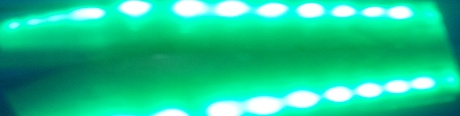
#> input picture Sinkers-20210729T213704Z-001/Sinkers/Sinkers-0.7/data/green_buoy_pool_img.jpg, 460 x 116 px
$ python -i camera_util.py   (imports and definitions only)   (older library calls are emulated)
#> lines starting #> are read from the running program, lines starting #| are printed output that depends on the picture; after the words box and inside, x2 and y2 are one past the last pixel; in counts of white or black regions, pixels touching at a corner belong together
#> further down, picture is the input picture: shape (116, 460, 3); mean B, G, R 144.9, 198, 27.6
import numpy as np
import cv2
import matplotlib.pyplot as plt
import math

def sensor_position(pix_x, pix_y, res_x=640, res_y=480):
    x = 3.68
    y = 2.76
    sensor_pos_x_pixel = pix_x - res_x / 2
    sensor_pos_y_pixel = pix_y - res_y / 2
    sensor_pos_x = round(sensor_pos_x_pixel * x / res_x, 5)
    sensor_pos_y = round(sensor_pos_y_pixel * y / res_y, 5)
    return (sensor_pos_x, sensor_pos_y)


def get_angles(sensor_pos):
    sensor_pos_x, sensor_pos_y = sensor_pos
    f = 3.04
    horizontal_angle = np.arctan2(sensor_pos_x, f) * 180 / np.pi
    vertical_angle = np.arctan2(sensor_pos_y, f) * 180 / np.pi
    if not math.isnan(horizontal_angle):
        return round(horizontal_angle, 2)
    return None

def contouring(obs, thresh):
    if np.max(obs) <= 0:
        return [], []
    obs = obs * 255/np.max(obs)
    img8 = obs.astype(np.uint8)
    thresh, img_out = cv2.threshold(img8, thresh, 255, cv2.THRESH_BINARY)
    if cv2.__version__ == '3.2.0':
        _, contours, hierarchy = cv2.findContours(img_out, cv2.RETR_EXTERNAL, cv2.CHAIN_APPROX_NONE)
    else:
        contours, hierarchy = cv2.findContours(img_out, cv2.RETR_EXTERNAL, cv2.CHAIN_APPROX_NONE)
    centers = []
    angles = []
    for contour in contours:
        center = np.mean(contour, axis = 0)[0,:]
        centers.append(center)
        sensor_pos = sensor_position(center[0], center[1])
        angle = get_angles(sensor_pos)
        angles.append(angle)
    return centers, angles

def detect_buoys(img):
    if img is None:
        return [],[]

    img = np.flip(img, axis=2)

    g_angles = []
    r_angles = []
    g_center = []
    r_center = []
    img = cv2.boxFilter(img, -1, (6, 6))

    rfilt = img[:, :, 0]
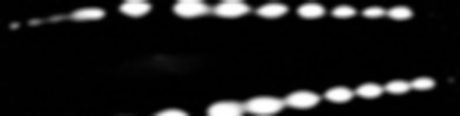
#> rfilt: shape (116, 460); min 0, max 255, mean 27.6
    gfilt = img[:, :, 1]
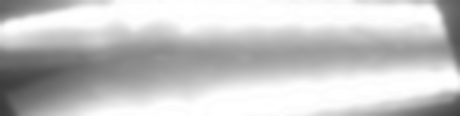
#> gfilt: shape (116, 460); min 59, max 255, mean 198.1
    bfilt = img[:, :, 2]
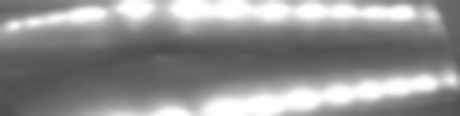
#> bfilt: shape (116, 460); min 76, max 255, mean 145

    img_thresh_red_g = np.logical_and(rfilt > 12, rfilt < 40)
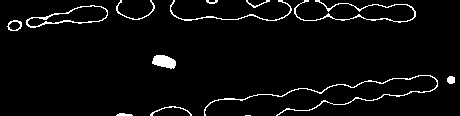
#> img_thresh_red_g: shape (116, 460) bool; 3.9% white in thin lines or dots
    img_thresh_green_g = np.logical_and(gfilt > 110, gfilt < 255)
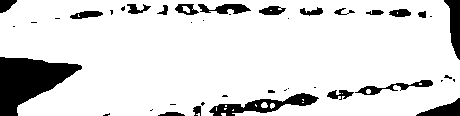
#> img_thresh_green_g: shape (116, 460) bool; 87% white; 42 black regions (22 under 20 px), largest, box (x1, y1, x2, y2) and area: (0, 57, 82, 116) 2743, (209, 93, 319, 116) 949, (444, 0, 460, 60) 536
    img_thresh_blue_g = np.logical_and(bfilt > 180, bfilt < 240)
#> img_thresh_blue_g: shape (116, 460) bool; 14.9% white; 3 white regions, box (x1, y1, x2, y2) and area: (4, 0, 438, 33) 4671, (99, 72, 459, 116) 3214, (204, 0, 221, 5) 67

    img_thresh_red_r = np.logical_and(rfilt > 40, rfilt < 100)
#> img_thresh_red_r: shape (116, 460) bool; 4.3% white in thin lines or dots
    img_thresh_green_r = np.logical_and(gfilt > 75, gfilt < 120)
#> img_thresh_green_r: shape (116, 460) bool; 7.9% white; 4 white regions, box (x1, y1, x2, y2) and area: (0, 54, 92, 116) 2888, (441, 0, 460, 62) 658, (409, 97, 460, 116) 423, (0, 0, 29, 15) 271
    img_thresh_blue_r = np.logical_and(bfilt > 180, bfilt < 240)

    img_thresh_RG_r = np.logical_and(img_thresh_red_r, img_thresh_green_r)
#> img_thresh_RG_r: shape (116, 460) bool; every value is 0
    img_thresh_r = np.logical_and(img_thresh_RG_r, img_thresh_blue_r)
    img_thresh_RG_g = np.logical_and(img_thresh_red_g, img_thresh_green_g)
#> img_thresh_RG_g: shape (116, 460) bool; 3.9% white in thin lines or dots
    img_thresh_g = np.logical_and(img_thresh_RG_g, img_thresh_blue_g)
#> img_thresh_g: shape (116, 460) bool; 3.3% white in thin lines or dots

    obs_g = cv2.boxFilter(img_thresh_g.astype(int), -1, (50,50), normalize=False)
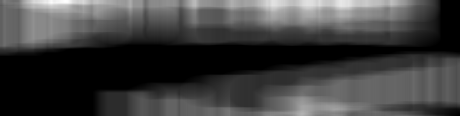
#> obs_g: shape (116, 460) int32; min 0, max 340, mean 84.1; drawn with min black and max white
    obs_r = cv2.boxFilter(img_thresh_r.astype(int), -1, (50,5), normalize=False)
#> obs_r: shape (116, 460) int32; every value is 0

    r_centers, r_angles = contouring(obs_r, 55)
#> r_centers = []; r_angles = []
    g_centers, g_angles = contouring(obs_g, 50)
#> call 2 of contouring, with thresh = 50
#> in contouring (call 2), `thresh, img_out = cv2.threshold(img8, thresh, 255, cv2.THRESH_BINARY)`:
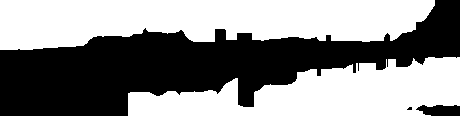
#> img_out: shape (116, 460); 54.2% white; 3 black regions (1 under 20 px)
#> in contouring (call 2), `thresh, img_out = cv2.threshold(img8, thresh, 255, cv2.THRESH_BINARY)`: thresh = 50
#> in contouring (call 2), `contours, hierarchy = cv2.findContours(img_out, cv2.RETR_EXTERNAL, cv2..`: contours = 2 contours; box (x1, y1, x2, y2) and area: (0, 0, 435, 50) 16243, (128, 57, 460, 116) 11765
#> the loop in contouring (call 2), `for contour in contours:` made 2 passes
#> (center, x in sensor_position, y in sensor_position, sensor_pos_x_pixel in sensor_position, sensor_pos_y_pixel in sensor_position, f in get_angles) on passes 1 to 2: ([307.6, 92.78], 3.68, 2.76, -12.42, -147.2, 3.04), ([212.3, 19.95], 3.68, 2.76, -107.7, -220, 3.04)
#> after the loop in contouring (call 2), `for contour in contours:`: angles = [-1.35, -11.51]; centers = [[307.6, 92.78], [212.3, 19.95]]
#> g_centers = [[307.6, 92.78], [212.3, 19.95]]; g_angles = [-1.35, -11.51]

    return g_angles, r_angles

>>> import cv2
>>> picture = cv2.imread('data/green_buoy_pool_img.jpg')
>>> result = detect_buoys(picture)
#> result = ([-1.35, -11.51], [])
